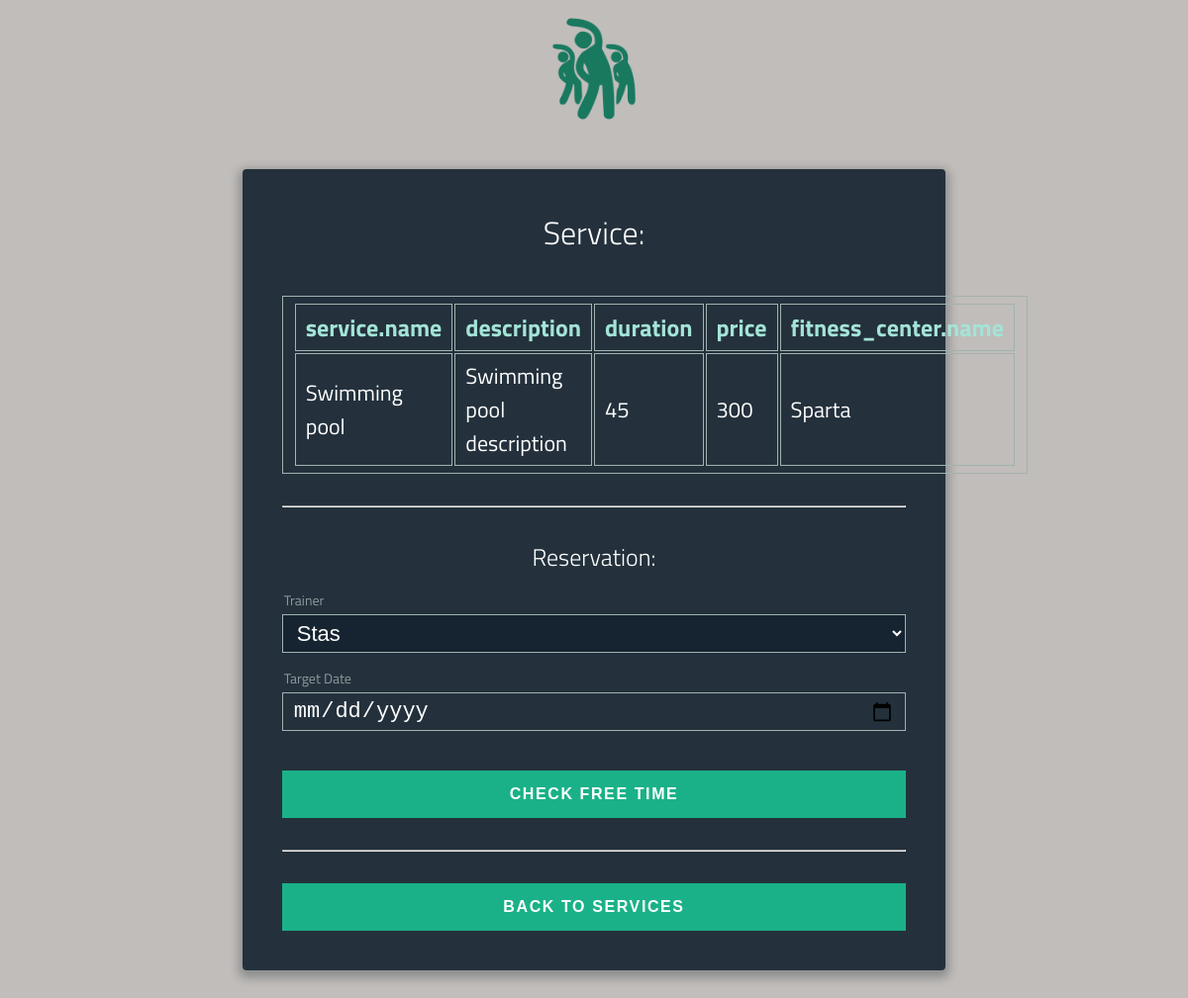
Page /fitness_center/1/services/3 on the committed database.
### db_model.py (models this page shows)
class Service(Base):
    __tablename__ = 'service'
    id = Column(Integer, primary_key=True, unique=True, autoincrement=True, nullable=False)
    name = Column(String(50), nullable=False)
    duration = Column(Integer, default=0, nullable=False)
    description = Column(String(50), nullable=False)
    price = Column(Integer, default=0, nullable=False)
    fitness_center = Column(Integer, ForeignKey('fitness_center.id'), nullable=False)
    max_attendees = Column(Integer, default=1, nullable=False)

class FitnessCenter(Base):
    __tablename__ = 'fitness_center'
    id = Column(Integer, primary_key=True, unique=True, autoincrement=True)
    address = Column(String(50), unique=True, nullable=False)
    name = Column(String(50), nullable=False)
    contacts = Column(String(20), nullable=False)

### app.py (the view)
@app.get('/fitness_center/<int:fc_id>/services/<int:service_id>')
def fitness_center_service(fc_id, service_id):
    db = Db()
    columns = (db_model.Service.name.label('service.name'),
               db_model.Service.description, db_model.Service.duration, db_model.Service.price,
               db_model.FitnessCenter.name.label('fitness_center.name'))
    data = (db.session.query(*columns).join(db_model.FitnessCenter)).filter(
        db_model.Service.fitness_center == fc_id, db_model.Service.id == service_id).first()
    columns = (db_model.TrainerCapacity.trainer.label('trainer.id'),
               db_model.Trainer.name.label('trainer.name'))
    trainer_data = (db.session.query(*columns).join(db_model.Trainer)).filter(
        db_model.TrainerCapacity.service == service_id, db_model.Trainer.fitness_center == fc_id).all()
    return render_template('service.html', result=convert_db_query_data(data),
                           trainer=convert_db_query_data(trainer_data), service=service_id, fc_id=fc_id)

### app.py (called while the page is built)
def convert_db_query_data(query_data):
    if query_data is None:
        return {}
    elif type(query_data) is list:
        return [el._asdict() for el in query_data]
    return query_data._asdict()

### db_orm.py (called while the page is built)
    def _init_db(self):
        Base.query = self.session.query_property()
        Base.metadata.create_all(bind=self.engine)

### templates/service.html (shortened to what this page needs)
{% extends "base.html" %}
{% block content %}
<div id="data">
          <h1>Service:</h1>
          {% if result %}
          <table>
              <tr>
              {% for key in result.keys() %}
              <th> {{ key }} </th>
              {% endfor %}
              </tr>
              <tr>
              {% for value in result.values() %}
              <td> {{ value }} </td>
              {% endfor %}
              </tr>
         </table>
        {% endif %}
        </div>
        <br/>
        <hr/>
        <br>
    <form action="/user/pre_reservation" method="post">
    <h2>Reservation:</h2>
    <div class="top-row">
      <div class="field-wrap">
        <label class="active">
                Trainer<span class="req">*</span>
        </label>
        <select name="trainer" id="trainer">
          {% for curr_trn in trainer %}
          <option value="{{ curr_trn['trainer.id'] }}">{{ curr_trn['trainer.name'] }}</option>
          {% endfor %}
        </select>
     </div>
      <div class="field-wrap">
            <label class="active">
              Target Date<span class="req">*</span>
            </label>
            <input type="date" id="date" name="date" min="2024-06-01" max="2025-01-01" required autocomplete="off"/>
      </div>
      <button type="submit" class="button button-block">Check free time</button>
    </div>
     </form>
<br/><hr/>  <br/>
<div>
  <a href="/fitness_center/{{ fc_id }}/services">
  <button class="button button-block">Back to Services</button>
  </a>
</div>
{% endblock %}

### rows in the picture
Service: name "Swimming pool", description "Swimming pool description", price "300"
FitnessCenter: name "Sparta"

### other values in the picture
{{ key }} "service.name" "description" "duration" "price" "fitness_center.name"
{{ value }} "45"
form field trainer "Stas"
